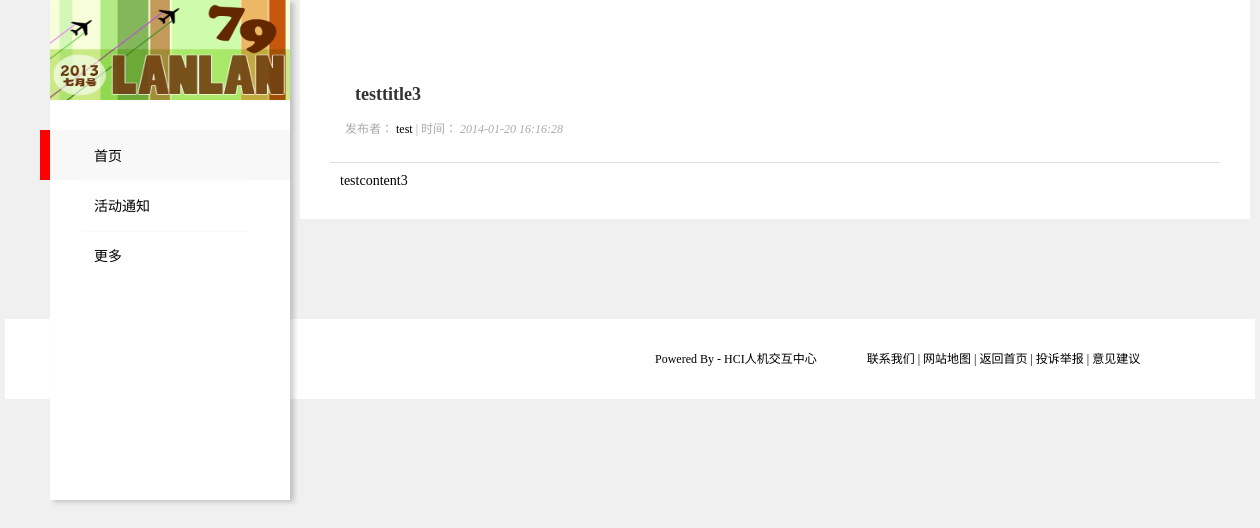
The app's page /article.php?id=5 with its own data.
### tables this page shows
CREATE TABLE IF NOT EXISTS `tag` (
  `ID` int(10) NOT NULL AUTO_INCREMENT,
  `name` varchar(255) NOT NULL,
  `isFormal` int(1) NOT NULL DEFAULT '0',
  `img` varchar(255) DEFAULT NULL,
  PRIMARY KEY (`ID`)
);

CREATE TABLE IF NOT EXISTS `article` (
  `ID` int(10) NOT NULL AUTO_INCREMENT,
  `title` varchar(255) NOT NULL,
  `content` text NOT NULL,
  `createTime` varchar(255) NOT NULL,
  `lastModifyTime` varchar(255) DEFAULT NULL,
  `user_id` int(10) NOT NULL,
  `isImportant` int(1) NOT NULL DEFAULT '0',
  `comment` int(10) NOT NULL DEFAULT '0',
  PRIMARY KEY (`ID`)
);

CREATE TABLE IF NOT EXISTS `user_info` (
  `user_id` int(10) NOT NULL,
  `nickname` varchar(100) NOT NULL,
  `popularity` int(10) DEFAULT '0',
  `registerTime` varchar(50) NOT NULL,
  `signature` varchar(255) DEFAULT NULL,
  `article_count` int(10) DEFAULT '0',
  PRIMARY KEY (`user_id`)
);

### Models/tag.php (called while the page is built, shortened)
<?php
class tag {
    static function getAllTags($type=-1) {
        global $db;
        if($type==-1) {
            $query = $db->prepare('select * from tag order by name');
            $query->execute();
            $rs = $query->fetchAll();
            return $rs;
        }
        else if($type==0) {
            $query = $db->prepare('select * from tag where isFormal=0 order by name');
            $query->execute();
            $rs = $query->fetchAll();
            return $rs;
        }
        else {
            $query = $db->prepare('select * from tag where isFormal=1 order by name');
            $query->execute();
            $rs = $query->fetchAll();
            return $rs;
        }
    }
}

### Controllers/menu.php (called while the page is built)
<?php
include_once('conf/config.php');
include_once('Models/tag.php');
$menus = tag::getAllTags(1);

### Controllers/article.php (called while the page is built, shortened)
<?php
include_once('conf/config.php');
include_once('Models/article.php');
include_once('Models/user_info.php');
if(isset($_GET['id']) && is_numeric($_GET['id'])) {
    $id = $_GET['id'];
    $article = article::getArticle($id);
    $author = user_info::getNickname($article['user_id']);
}

### Models/article.php (called while the page is built, shortened)
<?php
class article {
    static function getArticle($ID) {
        global $db;
        try {
            $query = $db->prepare('select * from article where ID=?');
            $query->execute(array($ID));
            if($query->rowCount()>0) {
                return $query->fetch();
            }
            else {
                return false;
            }
        } catch(PDOException $e) {
            echo $e;
            return false;
        }
    }
}

### Models/user_info.php (called while the page is built, shortened)
<?php
class user_info {
    static function getNickname($ID) {
        global $db;
        try {
            $query = $db->prepare('select nickname from user_info where user_id=?');
            $query->execute(array($ID));
            if($query->rowCount()>0) {
                return $query->fetch()[0];
            }
            else {
                return false;
            }
        } catch(PDOException $e) {
            echo $e;
            return false;
        }
    }
}

### article.php (the view, shortened to what this page needs)
<?php
include_once('Controllers/article.php');
?>
<!DOCTYPE html>
<html>
<head>
	<link rel="stylesheet" type="text/css" href="public/stylesheets/global.css">
	<link rel="stylesheet" type="text/css" href="public/stylesheets/info.css">
</head>
<body>
    <?php include_once('menu.php') ?>
	<div id="mainBox">
		<div id="container">
			<div id="content">
				<div class="entry-header clearfix">
					<div class="title-author-time-tags">
                    <h1 class="entry-title"><?=$article['title'] ?></h1>
						<p class="author-time">
							<span>发布者：</span>
                            <a href="user.php?id=<?=$article['user_id'] ?>" rel="author"><?=$author ?></a>
							|
                            <span>时间：</span> <em><?=$article['createTime'] ?></em>
						</p>
					</div>
				</div>
				<div class="separate-line"></div>
				<div class="entry-content">
                    <?=$article['content'] ?>
				</div>
			</div>
		</div>
	</div>
	<div id="footer">
		<ul class="footer-box">
			<li class="footer-from">Powered By - HCI人机交互中心</li>
			<li class="footer-info">
				联系我们&nbsp;|&nbsp;网站地图&nbsp;|&nbsp;返回首页&nbsp;|&nbsp;投诉举报&nbsp;|&nbsp;意见建议<br>
			</li>
		</ul>
	</div>
</body>
</html>

### menu.php
<?php
include_once('Controllers/menu.php');
?>
    <div id="nav">
		<a href="index.php" title="hci活动首页">
			<img width="240" height="100" src="public/images/box4.png"id="imgIndex">
		</a>
		<div class="menu">
			<div id="menuLabel" style="display:block; ">
				<span></span>
			</div>
			<ul id="menuList">
                <li>
                    <a href="index.php">首页</a>
                </li>
                <?php
                foreach($menus as $item) {
                    echo '<li>';
                    echo '<a href="index.php?t='.$item['ID'].'">'.$item['name'].'</a>';
                    echo '</li>';
                }
                ?>
                <li>
                    <a href="tagsShow.php">更多</a>
                </li>
			</ul>
		</div>
	</div>

### public/stylesheets/global.css (style rules this page uses)
body { font-size: 12px; margin: 0 auto; font-family: "微软雅黑";background-color: rgb(240,240,240); }
div { margin: 0 auto; }
ul,li { list-style: none; margin: 0; padding: 0; }
img { border: 0px; }
a { color: black; }
a:link { text-decoration: none; }
#mainBox { width: 950px; padding: 0 0 100px 290px; overflow: hidden; }
#nav { width:240px; height: 500px; position: fixed; margin-left: 50px; background-color: rgb(255,255,255); z-index: 15; box-shadow: 4px 2px 5px rgba(0,0,0,.2); -moz-box-shadow: 4px 2px 5px rgba(0,0,0,.2); -webkit-box-shadow: 4px 2px 5px rgba(0,0,0,.2); }
.menu { width: 100%; font-size: 14px; padding-top: 27px; position: relative; z-index: 0; }
#menuLabel { top: 26px; width: 250px; height: 50px; position: absolute; z-index: -1; left: -10px; background-color: rgb(248,248,248); }
#menuLabel span { width:10px; height: 100%; float: left; background-color: red; }
#menuList { padding: 0 32px; overflow: hidden; }
#menuList li { padding: 5px; float: left; border-top: 1px solid rgb(248, 248, 248); }
.menu a { text-indent: 7px; float: left; line-height: 15px; padding: 12px 0; width: 156px; }
#footer { width: 900px; padding-top: 30px; padding-left: 350px; padding-bottom: 50px; background: white; }
.footer-box { padding-left: 300px; }
#footer li { float: left; }
.footer-from { padding-right: 50px; }

### public/stylesheets/info.css (style rules this page uses)
#content { padding: 30px; position: relative; background-color: rgb(255, 255, 255); }
.entry-header { padding-top: 40px; }
.title-author-time-tags { padding: 0 0 0 15px; float: left; max-width: 750px; min-width: 450px; }
.entry-header .entry-title { color: rgb(51, 51, 51); font-size: 18px; font-weight: bold; line-height: 24px; font-family: "Microsoft YaHei"; padding-left: 10px; }
.entry-header .author-time { color: rgb(170, 170, 170); padding: 4px 0; line-height: 14px; }
.entry-content { padding: 0 10px 0 10px; font-size: 14px; }
.separate-line { height: 1px; width: 100%; font-size: 0; background-color: #DDD; margin: 10px 0; }
.clearfix { overflow: hidden; _zoom: 1; }

### records on screen
tag: name "活动通知"
article: title "testtitle3", user.nickname "test", createTime "2014-01-20 16:16:28", content "testcontent3"
